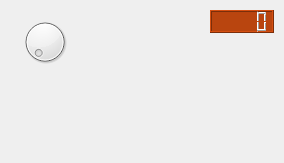
<?xml version="1.0" encoding="UTF-8"?>
<ui version="4.0">
 <class>Dialog</class>
 <widget class="QDialog" name="Dialog">
  <property name="geometry">
   <rect>
    <x>0</x>
    <y>0</y>
    <width>284</width>
    <height>163</height>
   </rect>
  </property>
  <property name="windowTitle">
   <string>Dialog</string>
  </property>
  <widget class="QDial" name="dial">
   <property name="geometry">
    <rect>
     <x>20</x>
     <y>10</y>
     <width>50</width>
     <height>64</height>
    </rect>
   </property>
  </widget>
  <widget class="QLCDNumber" name="lcdNumber">
   <property name="geometry">
    <rect>
     <x>210</x>
     <y>10</y>
     <width>64</width>
     <height>23</height>
    </rect>
   </property>
   <property name="styleSheet">
    <string notr="true">color: rgb(177, 2, 34);
background-color: rgb(185, 69, 15);</string>
   </property>
  </widget>
 </widget>
 <resources/>
 <connections/>
</ui>
